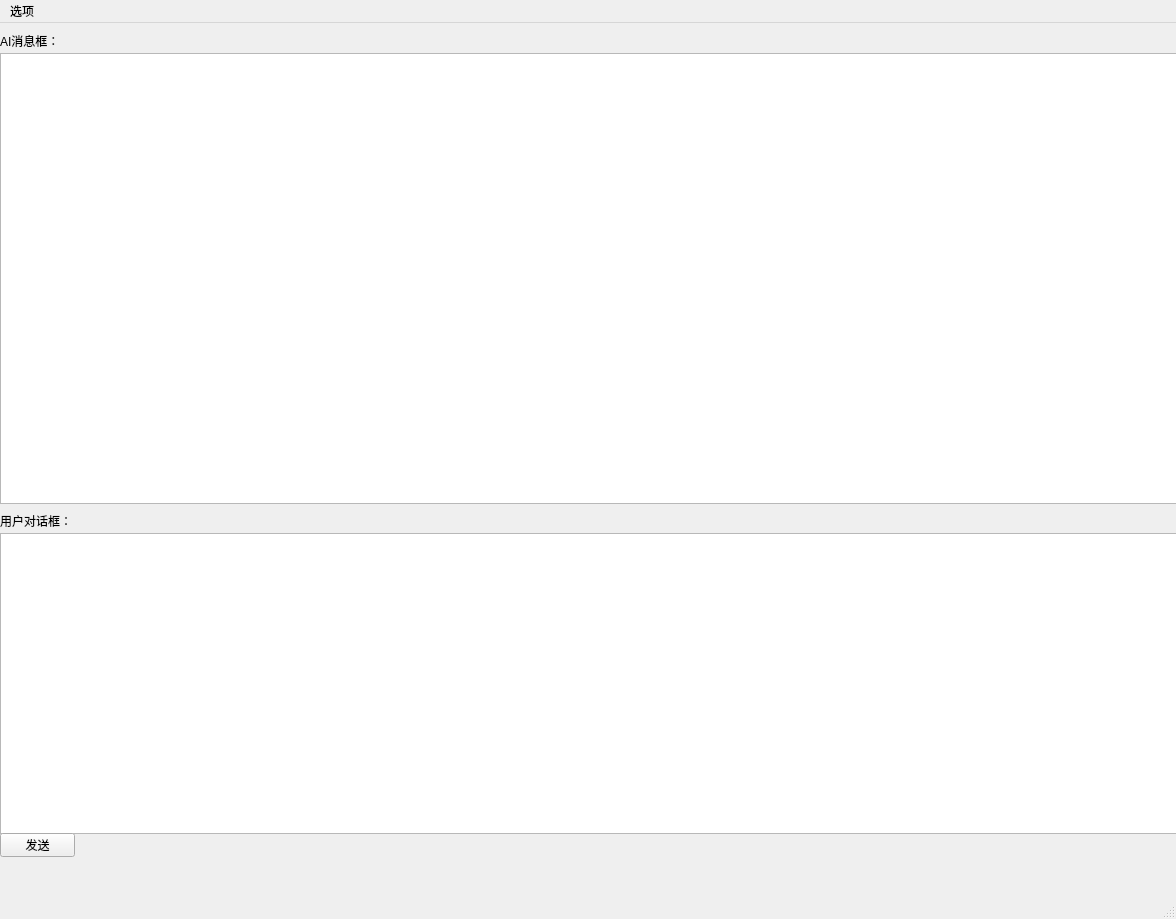
<?xml version="1.0" encoding="UTF-8"?>
<ui version="4.0">
 <class>MainWindow</class>
 <widget class="QMainWindow" name="MainWindow">
  <property name="geometry">
   <rect>
    <x>0</x>
    <y>0</y>
    <width>1176</width>
    <height>919</height>
   </rect>
  </property>
  <property name="windowTitle">
   <string>MainWindow</string>
  </property>
  <widget class="QWidget" name="centralwidget">
   <widget class="QLabel" name="label">
    <property name="geometry">
     <rect>
      <x>0</x>
      <y>10</y>
      <width>61</width>
      <height>16</height>
     </rect>
    </property>
    <property name="text">
     <string>AI消息框：</string>
    </property>
   </widget>
   <widget class="QTextBrowser" name="textBrowser">
    <property name="geometry">
     <rect>
      <x>0</x>
      <y>30</y>
      <width>1181</width>
      <height>451</height>
     </rect>
    </property>
   </widget>
   <widget class="QLabel" name="label_2">
    <property name="geometry">
     <rect>
      <x>0</x>
      <y>490</y>
      <width>71</width>
      <height>16</height>
     </rect>
    </property>
    <property name="text">
     <string>用户对话框：</string>
    </property>
   </widget>
   <widget class="QPlainTextEdit" name="plainTextEdit">
    <property name="geometry">
     <rect>
      <x>0</x>
      <y>510</y>
      <width>1181</width>
      <height>301</height>
     </rect>
    </property>
   </widget>
   <widget class="QPushButton" name="pushButton">
    <property name="geometry">
     <rect>
      <x>0</x>
      <y>810</y>
      <width>75</width>
      <height>24</height>
     </rect>
    </property>
    <property name="text">
     <string>发送</string>
    </property>
   </widget>
  </widget>
  <widget class="QMenuBar" name="menubar">
   <property name="geometry">
    <rect>
     <x>0</x>
     <y>0</y>
     <width>1176</width>
     <height>33</height>
    </rect>
   </property>
   <widget class="QMenu" name="menu">
    <property name="title">
     <string>选项</string>
    </property>
    <addaction name="actionChoose_Language_Models"/>
    <addaction name="actionCurrent_LLM"/>
    <addaction name="actionDownload_LLMs"/>
    <addaction name="actionRemove_LLMs"/>
    <addaction name="separator"/>
    <addaction name="action_Open_or_close_ollama"/>
    <addaction name="actionCheck_Ollama_Version"/>
    <addaction name="separator"/>
    <addaction name="actionAbout"/>
    <addaction name="actionExit"/>
   </widget>
   <addaction name="menu"/>
  </widget>
  <widget class="QStatusBar" name="statusbar"/>
  <action name="actionChoose_Language_Models">
   <property name="text">
    <string>选择大语言模型</string>
   </property>
  </action>
  <action name="actionAbout">
   <property name="text">
    <string>关于软件</string>
   </property>
  </action>
  <action name="actionExit">
   <property name="text">
    <string>退出</string>
   </property>
  </action>
  <action name="actionCurrent_LLM">
   <property name="text">
    <string>当前使用的大语言模型</string>
   </property>
  </action>
  <action name="action_Open_or_close_ollama">
   <property name="text">
    <string>打开或关闭Ollama</string>
   </property>
  </action>
  <action name="actionDownload_LLMs">
   <property name="text">
    <string>下载大语言模型</string>
   </property>
  </action>
  <action name="actionCheck_Ollama_Version">
   <property name="text">
    <string>查看Ollama版本</string>
   </property>
  </action>
  <action name="actionRemove_LLMs">
   <property name="text">
    <string>移除大语言模型</string>
   </property>
  </action>
 </widget>
 <resources/>
 <connections/>
</ui>
